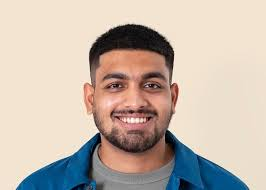
#> input picture input/images.jpeg, 266 x 190 px, found by its file name; its folder holds only this picture in this run
$ python texture.py
#> lines starting #> are read from the running program, lines starting #| are printed output that depends on the picture


import cv2
import numpy as np
import matplotlib.pyplot as plt
import os

# Set base directory relative to script location
BASE_DIR = os.path.dirname(os.path.abspath(__file__))
INPUT_DIR = os.path.join(BASE_DIR, "input")
OUTPUT_DIR = os.path.join(BASE_DIR, "output")

# Dynamically find the image in input folder (e.g., first .png or .jpg file)
def find_input_image(folder, extensions=("png", "jpg", "jpeg")):
    for fname in os.listdir(folder):
        if fname.lower().endswith(extensions):
            return os.path.join(folder, fname)
    raise FileNotFoundError(f"No image found in {folder} with extensions {extensions}")


def extract_region_hsv(uv_texture_path, region_coords):

#> called with uv_texture_path = 'Texture/input/images.jpeg', region_coords = (70, 110, 130, 20)
    image = cv2.imread(uv_texture_path)
#> image is the input picture: shape (190, 266, 3); mean B, G, R 171.5, 182.6, 195.8
    image_rgb = cv2.cvtColor(image, cv2.COLOR_BGR2RGB)

    x, y, w, h = region_coords
    region_rgb = image_rgb[y:y+h, x:x+w]
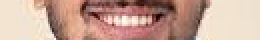
#> region_rgb: shape (20, 130, 3) (shown 2 times larger); mean R, G, B 198, 162.7, 148.5
    region_hsv = cv2.cvtColor(region_rgb, cv2.COLOR_RGB2HSV)
#> region_hsv: shape (20, 130, 3); mean H, S, V 15.2, 71.5, 198

    avg_hsv = region_hsv.mean(axis=(0, 1)).astype(int)
#> avg_hsv = [15, 71, 198]

    # Visualize the region and a patch with the average HSV color converted back to RGB for display
    avg_hsv_color = np.uint8([[avg_hsv]])  # Shape (1,1,3)
#> avg_hsv_color = [[15, 71, 198]]
    avg_rgb_color = cv2.cvtColor(avg_hsv_color, cv2.COLOR_HSV2RGB)[0][0]
#> avg_rgb_color = [198, 170, 143]

    plt.figure(figsize=(4, 2))
    plt.subplot(1, 2, 1)
    plt.imshow(region_rgb)
    plt.title("Sampled Region")
    plt.axis("off")

    plt.subplot(1, 2, 2)
    plt.imshow(np.ones((100, 100, 3), dtype=np.uint8) * avg_rgb_color)
    plt.title(f"Avg HSV: {tuple(avg_hsv)}")
    plt.axis("off")

    return tuple(avg_hsv)

# Example usage
uv_texture_path = find_input_image(INPUT_DIR)
region_coords = (70, 110, 130, 20)  # x, y, width, height
avg_hsv = extract_region_hsv(uv_texture_path, region_coords)
#> avg_hsv = (15, 71, 198)
print("Average skin color (HSV):", avg_hsv)
#| Average skin color (HSV): (15, 71, 198)


# Load image
texture_path = os.path.join(BASE_DIR, "default_texture.jpg")
image = cv2.imread(texture_path)
#> (the run stopped early here; a loop or call above may not have finished)
